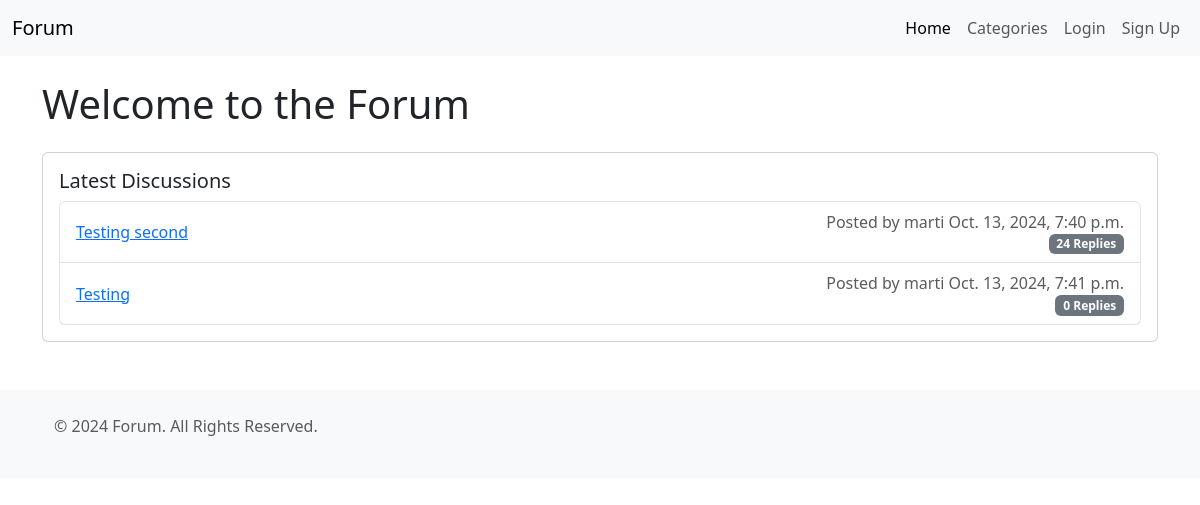
The page / on the database its author committed.
### forumapp/models.py (models this page shows, shortened)
class Topic(models.Model):
    title = models.CharField(max_length=200)
    slug = models.SlugField(max_length=200, unique=True, blank=True)
    content = models.TextField()
    created_at = models.DateTimeField(auto_now_add=True)
    updated_at = models.DateTimeField(auto_now=True)
    category = models.ForeignKey(Category, on_delete=models.CASCADE, related_name='topics')
    author = models.ForeignKey(User, on_delete=models.CASCADE, related_name='topics')

### forumapp/views.py (the view)
# urls.py: path('', views.index, name='index'),
def index(request):
    topics = Topic.objects.all()
    return render(request, 'index.html', {'topics': topics})

### forumapp/templates/index.html
{% extends 'base.html' %}
{% load i18n %}
{% block content %}
<h1 class="mb-4">{% trans "Welcome to the Forum" %}</h1>
<div class="card mb-3">
    <div class="card-body">
        <h5 class="card-title">{% trans "Latest Discussions" %}</h5>
        <ul class="list-group">
            {% for topic in topics %}
            <li class="list-group-item d-flex justify-content-between align-items-center">
                <a href="{% url 'topic_detail' topic.slug %}">{{ topic.title }}</a>
                <div class="d-flex flex-column align-items-end">
                    <p class="text-muted mb-0">{% trans "Posted by" %} {{ topic.author }} {{topic.created_at}}</p>
                    <span class="badge bg-secondary">{{ topic.replies.count }} {% trans "Replies" %}</span>
                </div>
            </li>
            {% endfor %}
        </ul>
    </div>
</div>
{% endblock %}

### rows shown on the page
Topic: title "Testing second", author "marti", created_at "Oct. 13, 2024, 7:40 p.m.", replies.count "24"
Topic: title "Testing", author "marti", created_at "Oct. 13, 2024, 7:41 p.m.", replies.count "0"
